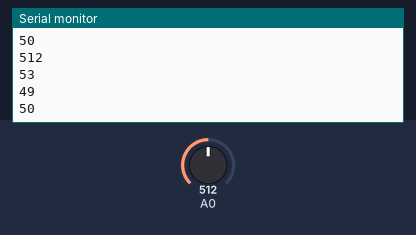
This sketch was run on a simulated Arduino Uno, built with avr-gcc and run on an emulated ATmega328P. On the bench: the last lines printed to the serial monitor. The inputs (shaded band) are chosen by the test bench; at power-on: A0 = 512.

Above: at 1.8 s.
1.9 s: A0 set to 716
At 2.8 s:
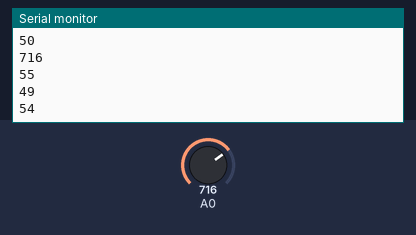
3.4 s: A0 set to 900
At 4.8 s:
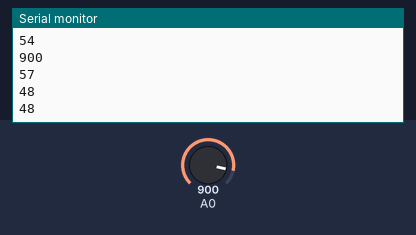
Timing chart, 0 to 6.4 s (numbered marks = the images above; inputs shaded):
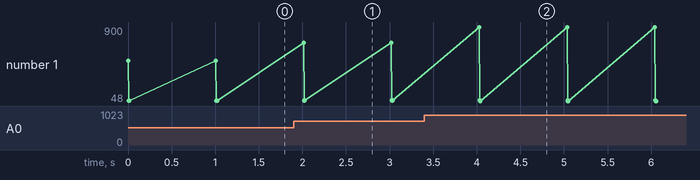

Measured:
- after the input at 1.9 s, the serial monitor: prints a new line after 0.11 s (image 1)
- after the input at 3.4 s, the serial monitor: prints a new line after 0.63 s (image 2)
- plotted number 1: 50 → 54 after the input at 1.9 s, 54 → 48 after the input at 3.4 s

The sketch:

bluetooth.ino
```cpp
#include <SoftwareSerial.h>

SoftwareSerial bt(10,11);
byte data[4]={0,0,0,0};
byte databt[10] = {48,49,50,51,52,53,54,55,56,57};
void setup() {
  Serial.begin(9600);
  bt.begin(9600);
}

void loop() {
  int sensor = analogRead(0);

  if (sensor >999)
    sensor = 999;

  descomponer(sensor);
  data[1] = databt[data[1]];
  data[2] = databt[data[2]];
  data[3] = databt[data[3]];
  Serial.println(sensor);
  //Serial.println(data[0]);
  Serial.println(data[1]);
  Serial.println(data[2]);
  Serial.println(data[3]);

  bt.write("   ");
  bt.write(data[1]);
  bt.write(data[2]);
  bt.write(data[3]);

  Serial.println("");
  Serial.println("");
  delay(1000);
  }

void descomponer(int sensor){
  if(0<= sensor <=9){
    data[3]= sensor;
    }
  if(10<= sensor <=99){
    data[2]=sensor/10;
    data[3]=sensor-data[2]*10;
    }
  if(100<= sensor <=999){
    data[1] = sensor/100;
    data[2] = sensor -data[1]*100;
    data[2] = data[2]/10;
    data[3]= (sensor -data[1]*100) -data[2]*10;

    }

  }
```
